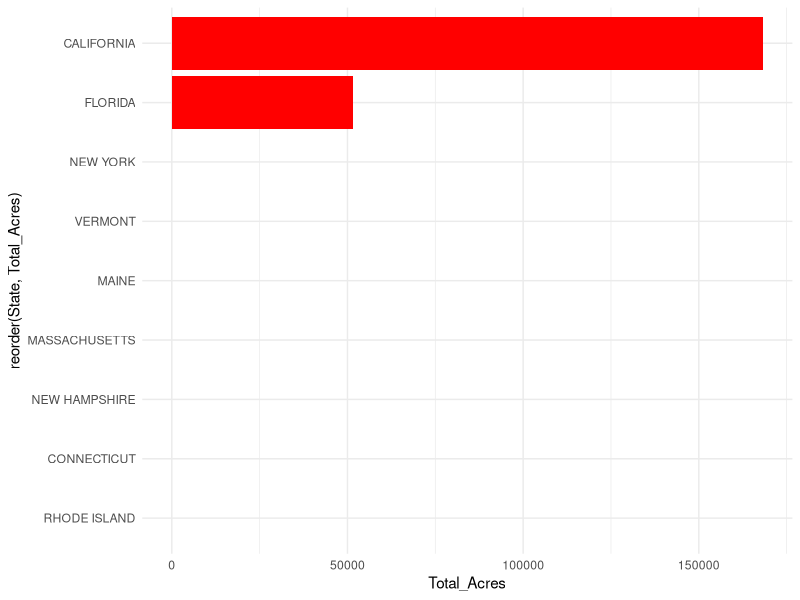
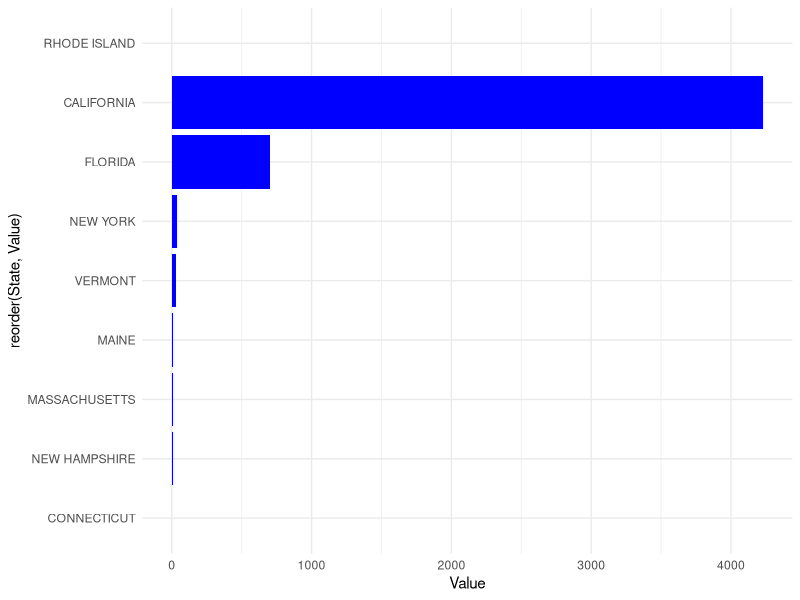
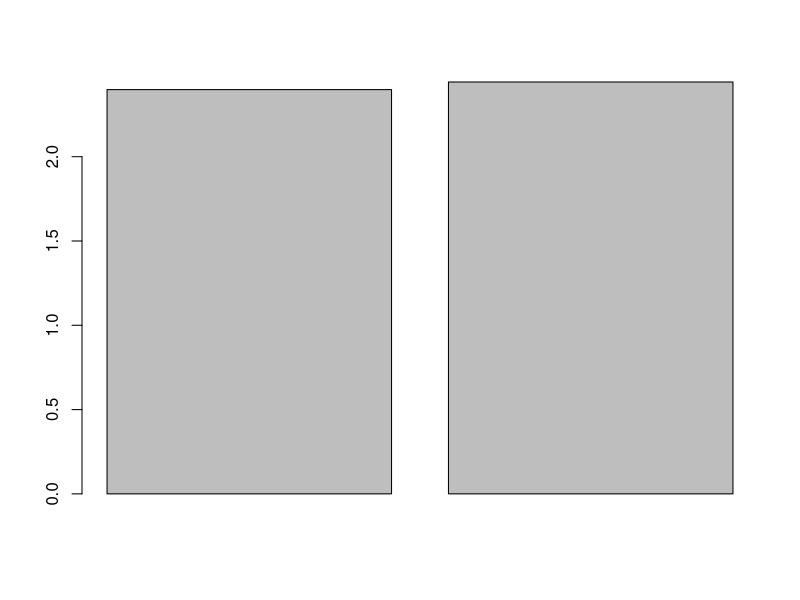
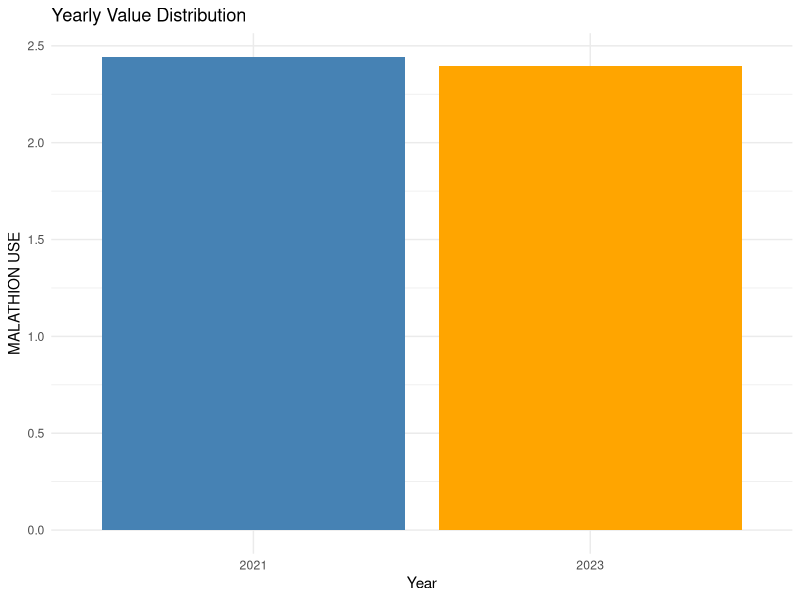
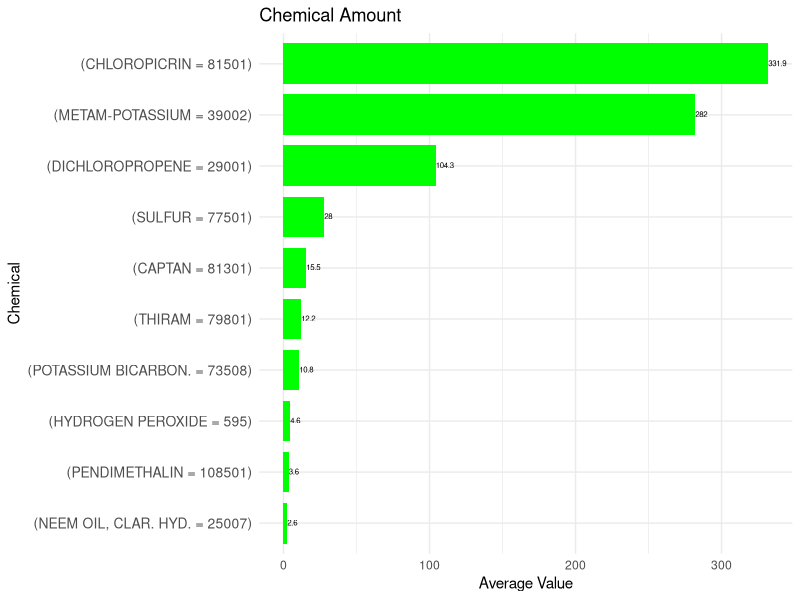
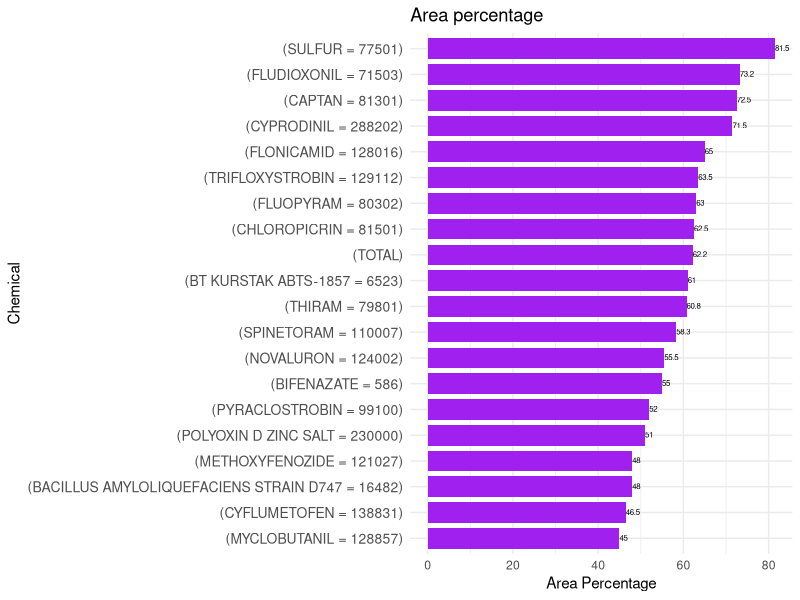
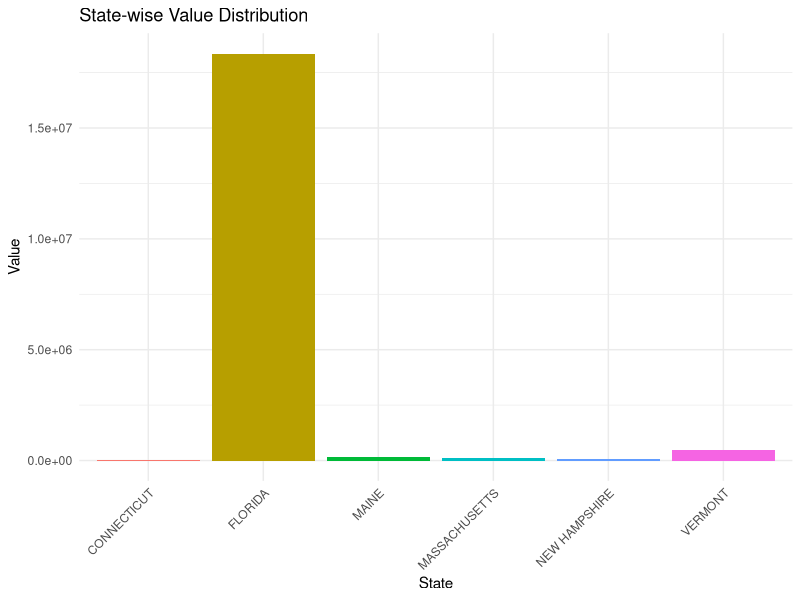

Write R code to recreate these figures, in order.
## ---- chunk 1
#| label: load libraries
#| warning: false
#| message: false

library(knitr)  
library(kableExtra)
library(tidyverse)
library(stringr)
## ---- chunk 2
#| label: read data - glimpse 

data <- read_csv("strawb_mar6.csv", col_names = TRUE)

glimpse(data)
## ---- chunk 3

##transfer to numerical

data <- data %>%
  mutate(
    Value = as.numeric(
      str_replace_all(
        str_replace_all(Value, ",", ""),
        "^(\\(D\\)|\\(NA\\)|\\(Z\\))$", NA_character_
      )
    ),
    `CV (%)` = as.numeric(
      str_replace_all(
        str_replace_all(`CV (%)`, ",", ""),
        "^(\\(D\\)|\\(NA\\)|\\(Z\\))$", NA_character_
      )
    )
  )

summary(data)


## ---- chunk 4
# eliminate single value column
drop_one_col <- function(data) {
  judge_c <- sapply(data, function(col) {
    if (is.list(col)) col <- unlist(col)
    length(unique(col)) == 1
  })
  return(data[, !judge_c, drop = FALSE])
}


data <- drop_one_col(data)

#delete empty col
data <- data[, !apply(is.na(data), 2, all)]


## ---- chunk 5

#seperate

data <- data |>
  separate_wider_delim(  cols = `Data Item`,
                         delim = " - ",
                         names = c("Fruit",
                                 "Category"),
                         too_many = "error",
                         too_few = "align_start"
                       )

data <- data |>
  separate_wider_delim(  cols = Fruit,
                         delim = ", ",
                         names = c("Fruit",
                                 "ORGANIC",
                                 "Organic detail"),
                         
                         too_many = "error",
                         too_few = "align_start"
                       )

data$Commodity <- NULL



data <- data |>
  separate_wider_delim(  cols = `Domain Category`,
                         delim = ": ",
                         names = c("Chemical",
                                 "Amount"),
                         
                         too_many = "error",
                         too_few = "align_start"
                       )

data$Domain <- NULL
## ---- chunk 6

# filter by chemical

chemical_data <- data |>
  filter(str_detect(Chemical, "^CHEMICAL"))

chemical_data <- chemical_data |>
  separate_wider_delim(  cols = Chemical,
                         delim = ", ",
                         names = c("null",
                                 "Chemical_Genre"),
                         
                         too_many = "error",
                         too_few = "align_start"
                       )

chemical_data <- chemical_data |> drop_one_col()

## ---- chunk 7

#filter by organic

fruit_data <- data |>
  filter(Fruit == "STRAWBERRIES")

## ---- chunk 8
#fine the area data from fruit_data
library(ggplot2)
fruit_data$Category
acre <- fruit_data %>%
  filter(Category == "ACRES HARVESTED")

acre$Organic <- ifelse(is.na(acre$ORGANIC),"Conventional","ORGANIC")

#NA for converntional 
state_summary <- acre %>%
  group_by(State) %>%
  summarise(Total_Acres = sum(Value, na.rm = TRUE)) %>%
  arrange(desc(Total_Acres))

print(state_summary)
kable(state_summary, caption = "State-wise Total Acres Summary")%>%
  kable_styling(font_size = 14, bootstrap_options = c("striped", "hover", "condensed", "responsive"))
acre$Organic <- ifelse(acre$ORGANIC == "ORGANIC",1,0)

# visualize of total area of planting starberry
ggplot(state_summary, aes(x = reorder(State, Total_Acres), y = Total_Acres)) +
  geom_col(fill = "red") +
  coord_flip() +
  theme_minimal()

organic_summary <- acre %>%
  group_by(Organic) %>%
  summarise(Total_Acres = sum(Value, na.rm = TRUE)) %>%
  arrange(desc(Total_Acres))
print(organic_summary)

# visualize of organic labeled area
acre_organic <- acre |>
  filter(ORGANIC=="ORGANIC")

ggplot(acre_organic, aes(x = reorder(State, Value), y = Value)) +
    geom_col(fill = "blue") +
  coord_flip() +
  theme_minimal()
## ---- chunk 9

fruit_data$ORGANIC
organic_data <- filter(fruit_data,ORGANIC=="ORGANIC")

## ---- chunk 10

#matching the toxic list
list <- "CAPTAFOL|DIAZINON|MALATHION|Dibromoethane|Glyphosate|DDT"

row_indices <- which(grepl(list, chemical_data$Amount, ignore.case = TRUE))

matches <- chemical_data[row_indices, ]

matches$OriginalRow <- row_indices


match_clean<-na.omit(matches)
match_clean<-match_clean %>%
  filter(Category=="APPLICATIONS, MEASURED IN LB / ACRE / YEAR, AVG")

head(match_clean)


library(ggplot2)

barplot(match_clean$Value)

yearly_summary <- match_clean %>%
  group_by(Year) %>%
  summarise(Total_Value = Value)


ggplot(yearly_summary, aes(x = factor(Year), y = Total_Value, fill = factor(Year))) +
  geom_bar(stat = "identity") +
  labs(title = "Yearly Value Distribution", x = "Year", y = "MALATHION USE") +
  theme_minimal() +
  scale_fill_manual(values = c("2021" = "steelblue", "2023" = "orange")) +
  theme(legend.position = "none")  

## ---- chunk 11
#find the most amount of chemical 

chemical_data2 <- chemical_data |>
  filter(Category == "APPLICATIONS, MEASURED IN LB / ACRE / YEAR, AVG")

result <- chemical_data2 |>
  group_by(Amount) |>
  summarise(AvgValue = mean(Value, na.rm = TRUE))
print(result)

result_no_zero <- result |>
  filter(AvgValue != 0)|>
  arrange(desc(AvgValue))
head(result_no_zero)
#top 10
result_clean<-head(result_no_zero,10)

kable(result_clean)%>%
  kable_styling(font_size = 14, bootstrap_options = c("striped", "hover", "condensed", "responsive"))

ggplot(result_clean, aes(x=reorder(Amount,AvgValue), y=AvgValue))+
  geom_bar(stat = "identity", fill = "green", width = 0.8)+
  theme_minimal()+
  labs(title="Chemical Amount",
       x="Chemical",
       y="Average Value")+
  theme(axis.text.y = element_text(size = 10))+
  geom_text(aes(label = round(AvgValue, 1)),
            angle = 0, hjust = 0, vjust = 0.4, size = 2)+
  coord_flip()


  
## ---- chunk 12
chemical_data3 <- chemical_data |>
  filter(Category == "TREATED, MEASURED IN PCT OF AREA BEARING, AVG")

result2 <- chemical_data3 |>
  group_by(Amount) |>
  summarise(AvgValue = mean(Value, na.rm = TRUE))
print(result2)

result_no_zero2 <- result2 |>
  filter(AvgValue != 0)|>
  arrange(desc(AvgValue))

result_clean2<-head(result_no_zero2,20)


ggplot(result_clean2, aes(x=reorder(Amount,AvgValue), y=AvgValue))+
  geom_bar(stat = "identity", fill = "purple", width = 0.8)+
  theme_minimal()+
  labs(title="Area percentage",
       x="Chemical",
       y="Area Percentage")+
  theme(axis.text.y = element_text(size = 10))+
  geom_text(aes(label = round(AvgValue, 1)),
            angle = 0, hjust = 0, vjust = 0.4, size = 2)+
  coord_flip()
## ---- chunk 13
#organic sales in fresh market
organic_freshmarket <- organic_data |> 
  filter(`Organic detail`== "FRESH MARKET", Category == "SALES, MEASURED IN $") |>
  drop_one_col()
head(organic_freshmarket)

data2<- organic_freshmarket %>%
  filter(!is.na(Value)) %>%
  select(1:3)

#barplot 
ggplot(data2, aes(x = State, y = Value, fill = State)) +
  geom_bar(stat = "identity", show.legend = FALSE) +
  labs(title = "State-wise Value Distribution", x = "State", y = "Value") +
  theme_minimal() +
  theme(axis.text.x = element_text(angle = 45, hjust = 1)) 

kable(data2, caption = "State-wise Value Table", align = "c") %>%
  kable_styling(
    font_size = 14, 
    bootstrap_options = c("striped", "hover", "condensed", "responsive"), 
    full_width = FALSE
  ) %>%
  column_spec(1, bold = TRUE) 
